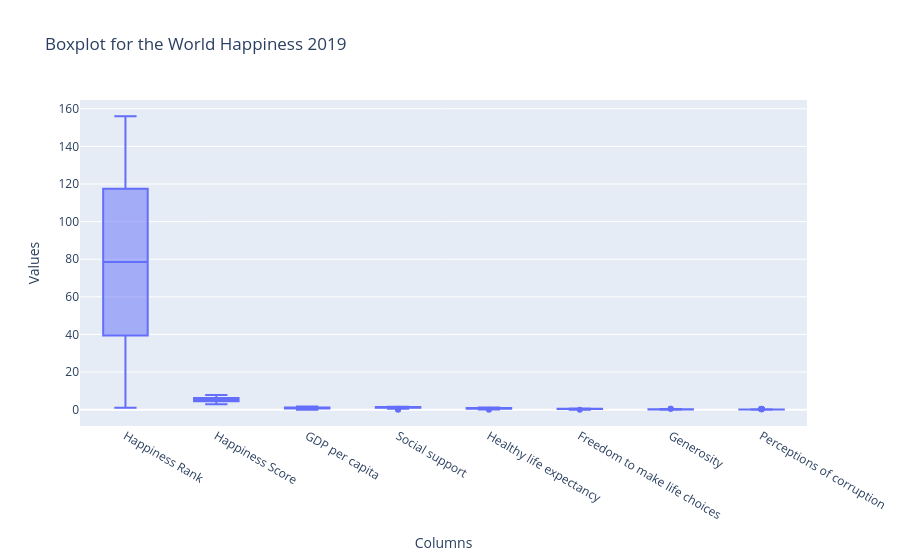

The notebook cell this image was saved under:
### Code cell
selected_columns = [
    'Happiness Rank', 
    'Happiness Score',  
    'GDP per capita', 
    'Social support', 
    'Healthy life expectancy', 
    'Freedom to make life choices', 
    'Generosity',  
    'Perceptions of corruption'
]

# Create a boxplot using Plotly for the selected columns
fig = px.box(df_19, 
             y=selected_columns, 
             title='Boxplot for the World Happiness 2019')

fig.update_layout(
    yaxis_title='Values',
    xaxis_title='Columns',
)

fig.show()

### Figure 1 — Plotly figure (JSON) as saved in the notebook; plotly's stock layout.template omitted (floating-point values rounded to 4 significant figures; data arrays with more than 128 entries replaced by an {"elided": "..."} marker saying what was removed)
{"data": [{"alignmentgroup": "True", "hovertemplate": "variable=%{x}<br>value=%{y}<extra></extra>", "legendgroup": "", "marker": {"color": "#636efa"}, "name": "", "notched": false, "offsetgroup": "", "orientation": "v", "showlegend": false, "type": "box", "x": {"elided": "1248 str values"}, "x0": " ", "xaxis": "x", "y": {"elided": "1248 float values"}, "y0": " ", "yaxis": "y"}], "layout": {"boxmode": "group", "legend": {"tracegroupgap": 0}, "title": {"text": "Boxplot for the World Happiness 2019"}, "xaxis": {"anchor": "y", "domain": [0, 1], "title": {"text": "Columns"}}, "yaxis": {"anchor": "x", "domain": [0, 1], "title": {"text": "Values"}}}}
